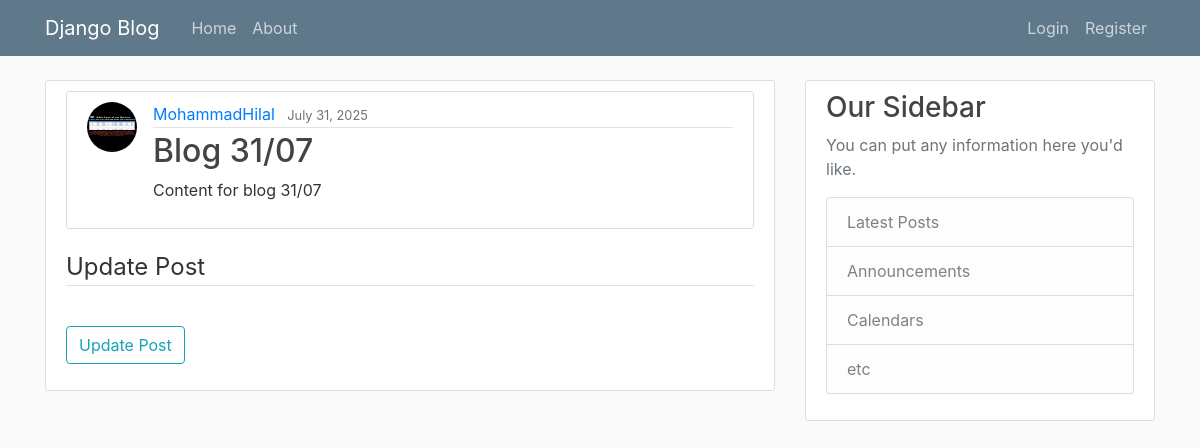
The page /post/33/ on the database its author committed.
### blog/models.py (models this page shows, shortened)
class Post(models.Model):
    title = models.CharField(max_length=200)
    content = models.TextField()
    date_posted = models.DateField(default=timezone.now)
    author = models.ForeignKey(User, on_delete=models.CASCADE)

### users/models.py (models this page shows, shortened)
class Profile(models.Model):
    user = models.OneToOneField(User, on_delete=models.CASCADE)
    image = models.ImageField(default='default.jpg', upload_to='profile_pics')

### blog/views.py (the view)
# urls.py: path("post/<int:pk>/", PostDetailView.as_view(), name="post-detail"),
class PostDetailView(DetailView):
    model = Post
    template_name = "blog/post_detail.html"
    context_object_name = "post"

### blog/templates/blog/post_detail.html (shortened to what this page needs)
{% extends 'blog/base.html' %}
{% load crispy_forms_tags %}
{% block content %}
    <div class="content-section">
        <article class="media content-section">
            <img class="rounded-circle article-img" src="{{ post.author.profile.image.url }}" alt="Author Image" style="width: 50px; height: 50px;">
            <div class="media-body">
                <div class="article-metadata">
                    <a class="mr-2" href="{% url 'user-posts' post.author.username %}">{{ post.author }}</a>
                    <small class="text-muted">{{ post.date_posted|date:"F d, Y" }}</small>
                </div>
                <h2><a class="article-title" href="#">{{ post.title }}</a></h2>
                <p class="article-content">{{ post.content }}</p>
            </div>
        </article>
        <form method="POST" enctype="multipart/form-data">
            <fieldset class="form-group">
                <legend class="border-bottom mb-4">Update Post</legend>
            </fieldset>
            <div class="form-group">
                <button class="btn btn-outline-info" type="submit">
                    Update Post
                </button>
            </div>
        </form>
    </div>
{% endblock content %}

### blog/static/blog/main.css (style rules this page uses)
body { background: #fafafa; color: #333333; margin-top: 5rem; }
h1, h2, h3, h4, h5, h6 { color: #444444; }
.content-section { background: #ffffff; padding: 10px 20px; border: 1px solid #dddddd; border-radius: 3px; margin-bottom: 20px; }
.article-title { color: #444444; }
.article-content { white-space: pre-line; }
.article-img { height: 65px; width: 65px; margin-right: 16px; }
.article-metadata { padding-bottom: 1px; margin-bottom: 4px; border-bottom: 1px solid #e3e3e3 }

### rows shown on the page
Post: author.profile.image (picture), author "MohammadHilal", date_posted "July 31, 2025", title "Blog 31/07", content "Content for blog 31/07"
